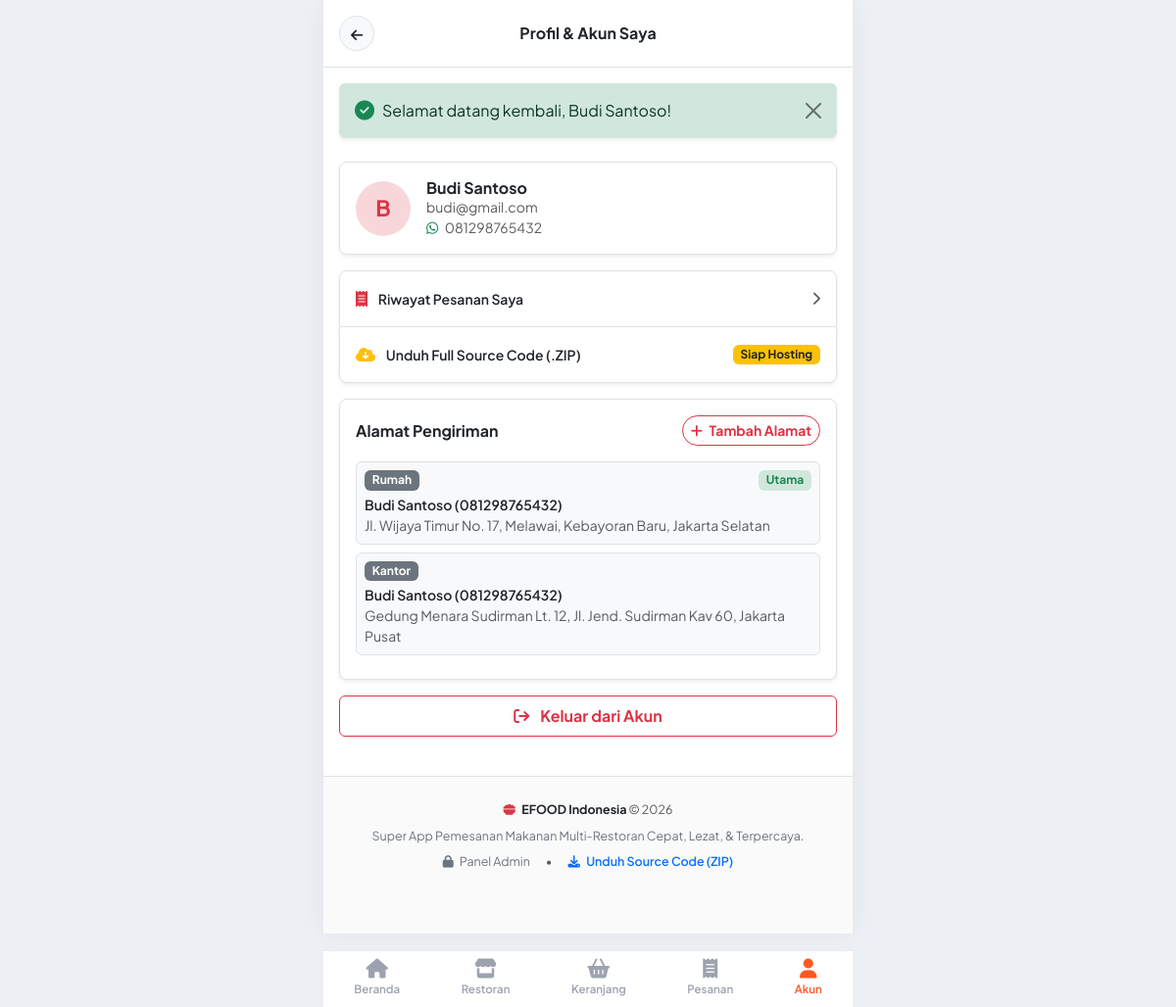
Screenshot of /public/akun (signed in) with the database file from the repository.
### tables this page shows
CREATE TABLE `customer_addresses` (
  `id` INT UNSIGNED AUTO_INCREMENT PRIMARY KEY,
  `user_id` INT UNSIGNED NOT NULL,
  `label` VARCHAR(50) NOT NULL DEFAULT 'Rumah',
  `recipient_name` VARCHAR(100) NOT NULL,
  `recipient_phone` VARCHAR(25) NOT NULL,
  `address` TEXT NOT NULL,
  `latitude` DECIMAL(10, 8) NOT NULL,
  `longitude` DECIMAL(11, 8) NOT NULL,
  `is_default` TINYINT(1) NOT NULL DEFAULT 0,
  `created_at` TIMESTAMP DEFAULT CURRENT_TIMESTAMP,
  FOREIGN KEY (`user_id`) REFERENCES `users`(`id`) ON DELETE CASCADE,
  INDEX `idx_customer_address_user` (`user_id`)
);

### app/Controllers/ProfileController.php (called while the page is built, shortened)
<?php
class ProfileController
{
    public function index(): void
    {
        $user = Session::user();
        $db = Database::getConnection();
        $stmt = $db->prepare("SELECT * FROM customer_addresses WHERE user_id = :user_id ORDER BY is_default DESC, id DESC");
        $stmt->execute([':user_id' => $user['id']]);
        $addresses = $stmt->fetchAll();
        View::render('frontend.profile', [
            'user' => $user,
            'addresses' => $addresses,
            'pageTitle' => 'Profil Saya - EFOOD'
        ]);
    }
}

### public/index.php (called while the page is built, shortened)
<?php
$requestUri = $_SERVER['REQUEST_URI'] ?? '/';
$parsedPath = parse_url($requestUri, PHP_URL_PATH) ?? '/';
$url = $_GET['url'] ?? null;
if ($url === null) {
    $scriptName = $_SERVER['SCRIPT_NAME'] ?? '';
    $scriptDir = dirname($scriptName);
    if ($scriptDir !== '/' && $scriptDir !== '\\' && str_starts_with($parsedPath, $scriptDir)) {
        $url = substr($parsedPath, strlen($scriptDir));
    } else {
        $url = $parsedPath;
    }
}
$url = trim($url, '/');
require_once EFOOD_ROOT . '/routes/web.php';
\App\Routes\Router::dispatch($method, $url);

### app/Helpers/Session.php (called while the page is built, shortened)
<?php
class Session
{
    public static function get(string $key, mixed $default = null): mixed
    {
        return $_SESSION[$key] ?? $default;
    }
    public static function user(): ?array
    {
        return self::get('user');
    }
}

### app/Helpers/Security.php (called while the page is built, shortened)
<?php
class Security
{
    public static function escape(mixed $data): string
    {
        return htmlspecialchars((string) $data, ENT_QUOTES, 'UTF-8');
    }
}

### resources/views/frontend/profile.php (the view, shortened to what this page needs)
<div class="d-flex align-items-center justify-content-between p-3 bg-white border-bottom sticky-top">
    <a href="<?= View::url() ?>" class="btn btn-sm btn-light border rounded-circle p-2" style="width: 36px; height: 36px;">
        <i class="fa-solid fa-arrow-left text-dark"></i>
    </a>
    <h1 class="fs-6 fw-bold mb-0">Profil & Akun Saya</h1>
</div>
<div class="p-3">
    <div class="card border rounded-3 p-3 mb-3 bg-white shadow-sm">
        <div class="d-flex align-items-center gap-3">
            <div class="rounded-circle bg-danger-subtle text-danger fw-bold d-flex align-items-center justify-content-center" style="width: 56px; height: 56px; font-size: 1.4rem;">
                <?= strtoupper(substr($user['name'], 0, 1)) ?>
            </div>
            <div>
                <h2 class="fs-6 fw-bold mb-0 text-dark"><?= Security::escape($user['name']) ?></h2>
                <div class="text-muted small"><?= Security::escape($user['email']) ?></div>
                <div class="text-muted small"><i class="fa-brands fa-whatsapp text-success me-1"></i> <?= Security::escape($user['phone']) ?></div>
            </div>
        </div>
    </div>
    <div class="list-group rounded-3 shadow-sm mb-3">
        <a href="<?= View::url('pesanan') ?>" class="list-group-item list-group-item-action d-flex justify-content-between align-items-center py-3">
            <div>
                <i class="fa-solid fa-receipt text-danger me-2"></i>
                <span class="fw-semibold small">Riwayat Pesanan Saya</span>
            </div>
            <i class="fa-solid fa-chevron-right text-muted small"></i>
        </a>
        <a href="<?= View::url('download-zip') ?>" class="list-group-item list-group-item-action d-flex justify-content-between align-items-center py-3">
            <div>
                <i class="fa-solid fa-cloud-arrow-down text-warning me-2"></i>
                <span class="fw-semibold small">Unduh Full Source Code (.ZIP)</span>
            </div>
            <span class="badge bg-warning text-dark">Siap Hosting</span>
        </a>
    </div>
    <div class="card border rounded-3 p-3 mb-3 bg-white shadow-sm">
        <div class="d-flex align-items-center justify-content-between mb-3">
            <h3 class="fs-6 fw-bold mb-0">Alamat Pengiriman</h3>
            <button type="button" class="btn btn-sm btn-outline-danger rounded-pill fw-bold" data-bs-toggle="collapse" data-bs-target="#addAddressForm">
                <i class="fa-solid fa-plus me-1"></i> Tambah Alamat
            </button>
        </div>
        <?php if (empty($addresses)): ?>
            <p class="text-muted small mb-0">Belum ada alamat tersimpan.</p>
        <?php else: ?>
            <?php foreach ($addresses as $addr): ?>
                <div class="border rounded-2 p-2 mb-2 bg-light">
                    <div class="d-flex justify-content-between align-items-center mb-1">
                        <span class="badge bg-secondary"><?= Security::escape($addr['label']) ?></span>
                        <?php if ($addr['is_default']): ?>
                            <span class="badge bg-success-subtle text-success">Utama</span>
                        <?php endif; ?>
                    </div>
                    <div class="small text-dark fw-semibold"><?= Security::escape($addr['recipient_name']) ?> (<?= Security::escape($addr['recipient_phone']) ?>)</div>
                    <div class="small text-muted"><?= Security::escape($addr['address']) ?></div>
                </div>
            <?php endforeach; ?>
        <?php endif; ?>
    </div>
    <a href="<?= View::url('logout') ?>" class="btn btn-outline-danger w-100 py-2 fw-bold">
        <i class="fa-solid fa-arrow-right-from-bracket me-2"></i> Keluar dari Akun
    </a>
</div>

### routes/web.php (shortened to what this page needs)
<?php
class Router
{
    private static array $routes = [];
    public static function get(string $path, array $handler, array $middlewares = []): void
    {
        self::$routes['GET'][] = ['path' => $path, 'handler' => $handler, 'middlewares' => $middlewares];
    }
    public static function post(string $path, array $handler, array $middlewares = []): void
    {
        self::$routes['POST'][] = ['path' => $path, 'handler' => $handler, 'middlewares' => $middlewares];
    }
    public static function dispatch(string $method, string $uri): void
    {
        $uri = strtok($uri, '?');
        $uri = trim($uri, '/');
        $routesForMethod = self::$routes[$method] ?? [];
        foreach ($routesForMethod as $route) {
            $pattern = trim($route['path'], '/');
            $regex = preg_replace('/\{([a-zA-Z0-9_]+)\}/', '([^/]+)', $pattern);
            $regex = "#^" . $regex . "$#";
            if (preg_match($regex, $uri, $matches)) {
                array_shift($matches);
                [$controllerClass, $actionMethod] = $route['handler'];
                $controller = new $controllerClass();
                call_user_func_array([$controller, $actionMethod], $matches);
                return;
            }
        }
    }
}

### public/assets/css/app.css (style rules this page uses)
:root { --efood-primary: #FF5722; --efood-primary-dark: #E64A19; --efood-primary-light: #FFCCBC; --efood-accent: #FF9800; --efood-bg: #F8F9FA; --efood-card-bg: #FFFFFF; --efood-text: #212529; --efood-muted: #6C757D; --efood-border: #E9ECEF; --efood-success: #198754; --efood-radius: 16px; --efood-radius-sm: 10px; --efood-shadow-sm: 0 2px 8px rgba(0, 0, 0, 0.04); --efood-shadow: 0 4px 16px rgba(0, 0, 0, 0.08); --efood-shadow-lg: 0 10px 30px rgba(255, 87, 34, 0.15); }
body { font-family: 'Plus Jakarta Sans', 'Inter', -apple-system, BlinkMacSystemFont, sans-serif; background-color: var(--efood-bg); color: var(--efood-text); margin: 0; padding: 0; padding-bottom: 75px; -webkit-font-smoothing: antialiased; }
@media (min-width: 992px) { body { background-color: #EDF0F5; } }

### rows the page displays
customer_addresses: label "Rumah", is_default "Utama", recipient_name "Budi Santoso", recipient_phone "081298765432", address "Jl. Wijaya Timur No. 17, Melawai, Kebayoran Baru, Jakarta Selatan"
customer_addresses: label "Kantor", recipient_name "Budi Santoso", recipient_phone "081298765432", address "Gedung Menara Sudirman Lt. 12, Jl. Jend. Sudirman Kav 60, Jakarta Pusat"
